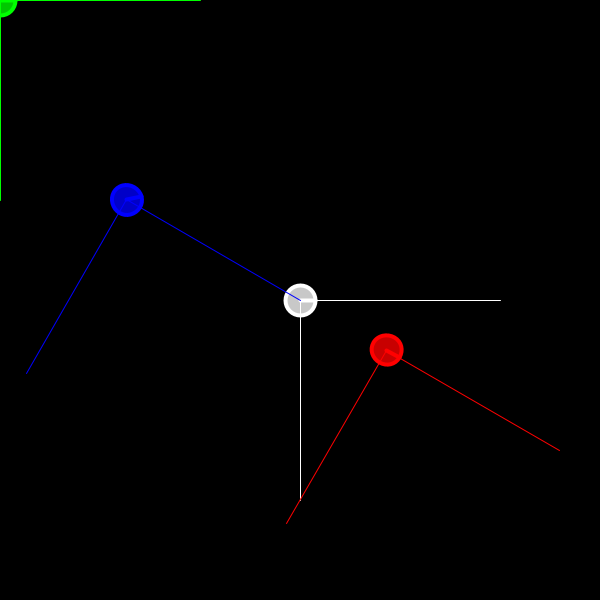
Frame 1 (no input)
Frame 60 (the mouse pressed at the canvas centre just before this capture): identical to frame 1, image omitted
Frame 120 (the mouse held since frame 60 and released just before this capture): identical to frame 1, image omitted

The Processing sketch that drew this single still picture (run headless with seeded random() and noise(); from frame 60 on, the mouse is pressed at the canvas centre):

// Processing sketch: ejemplo_rotaciones_y_traslaciones
// ── ejemplo_rotaciones_y_traslaciones.pde
// ESTE ES UN EJEMPLO DE TRANSFORMACIONES DE MATRIZ.
// EN ESTE CASO TRASLADO Y ROTO EL SISTEMA DE COORDENADAS
// FIJATE QUE DIBUJO TODAS LAS FIGURAS EN LA POSICIÓN 0,0, 
// Y PARA CAMBIAR LAS POSICIONES SOLO CORRO DE LUGAR Y ROTO EL ORIGEN DEL SISTEMA DE COORDENADAS

// SIEMPRE DIBUJO LO MISMO, DOS LINEAS QUE PARTEN HACIA LA DERECHA Y HACIA ABAJO DESDE EL ORIGEN, Y UNA ELIPSE QUE TIENE UNA LINEA QUE MARCA LA ROTACIÓN

void setup() {
  size(600, 600);
}


void draw() {
  background(0);
  
  

  pushMatrix(); // uso pushMatrix() para guardar un estado de la matrix, y popMatrix() para volver a ese estado, siempre se usan juntas
  //esto dibuja las figuras blancas
  stroke(255);
  fill(255, 200);
  translate(width/2, height/2); // me corro a la mitad de la pantalla
  strokeWeight(1);
  line(0, 0, 200, 0);
  line(0, 0, 0, 200);
  strokeWeight(4);
  ellipse(0, 0, 30, 30);
  line(0, 0, 15, 0);

  // esto dibuja las figuras rojas
  stroke(255, 0, 0);
  rotate(radians(30)); // roto 30 grados (desde donde estaba, las transformaciones son acumulativas!!!)
  translate(100, 0); // me corro 100 pixels en x
  // como rote antes de transladar la traslación se hizo a 30 grados
  fill(255, 0, 0, 200);
  strokeWeight(1);
  line(0, 0, 200, 0);
  line(0, 0, 0, 200);
  strokeWeight(4);
  ellipse(0, 0, 30, 30);
  line(0, 0, 15, 0);

  // esto dibuja las figuras azules
  stroke(0, 0, 255);
  translate(-300, 0);// me traslado -300 pixels en x con respecto al origen anterior
  fill(0, 0, 255, 200);
  strokeWeight(1);
  line(0, 0, 200, 0);
  line(0, 0, 0, 200);
  rotate(radians(-45)); // roto -45 grados (como ya estaba rotado 30 grados esto resulta en una rotación absoluta de -15 grados)
  // como rote después de dibujar las lineas solo está rotada la elipse
  strokeWeight(4);
  ellipse(0, 0, 30, 30);
  line(0, 0, 15, 0);
  popMatrix(); // vuelvo al estado inicial de la matriz, antes de hacer todas las transformaciones


  // esto dibuja las figuras verdes
  stroke(0, 255, 0);
  fill(0, 255, 0, 200);
  strokeWeight(1);
  line(0, 0, 200, 0);
  line(0, 0, 0, 200);
  strokeWeight(4);
  ellipse(0, 0, 30, 30);
  line(0, 0, 15, 0);
}
